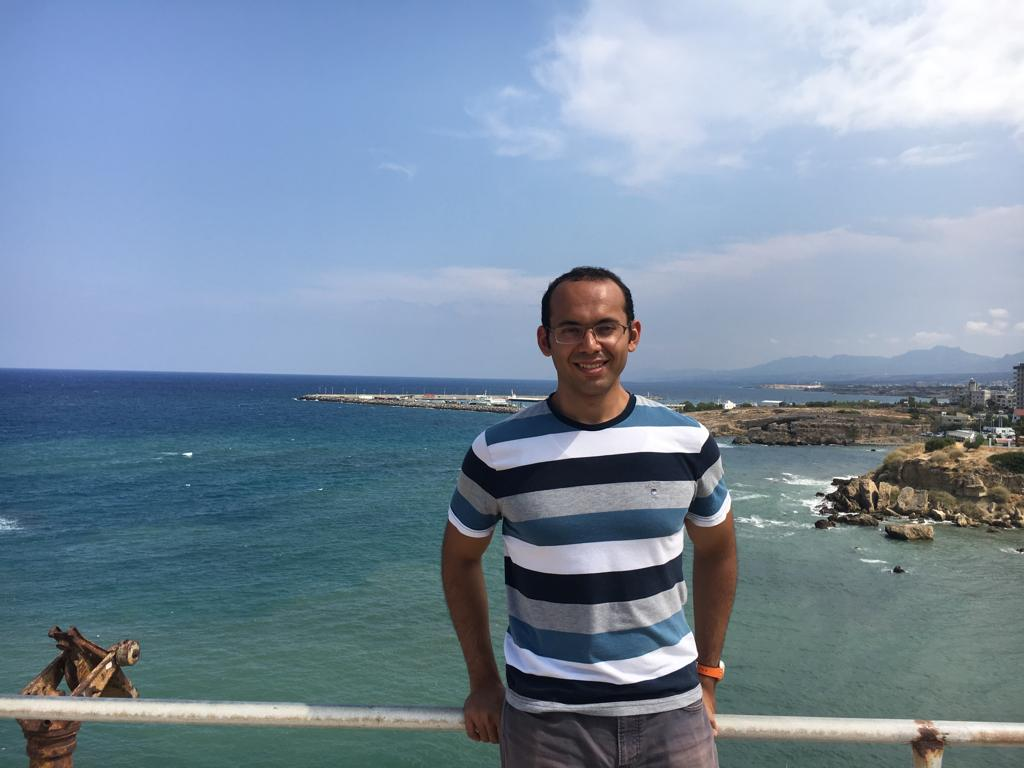
#> input picture me.JPG, 1024 x 768 px, found by its file name
$ jupyter execute --allow-errors PixelFader.ipynb   (shell and % lines are left out)
#> lines starting #> are read from the running program, lines starting #| are printed output that depends on the picture
[cell 1]
import numpy as np
import cv2
import matplotlib.pyplot as plt

# reads image 'opencv-logo.png' as grayscale
img = cv2.imread('me.jpg')
#> img is the input picture: shape (768, 1024, 3); mean B, G, R 159.9, 140.7, 121.9
plt.imshow(cv2.cvtColor(img, cv2.COLOR_BGR2RGBA))

## create alpha channel
b_channel, g_channel, r_channel = cv2.split(img)
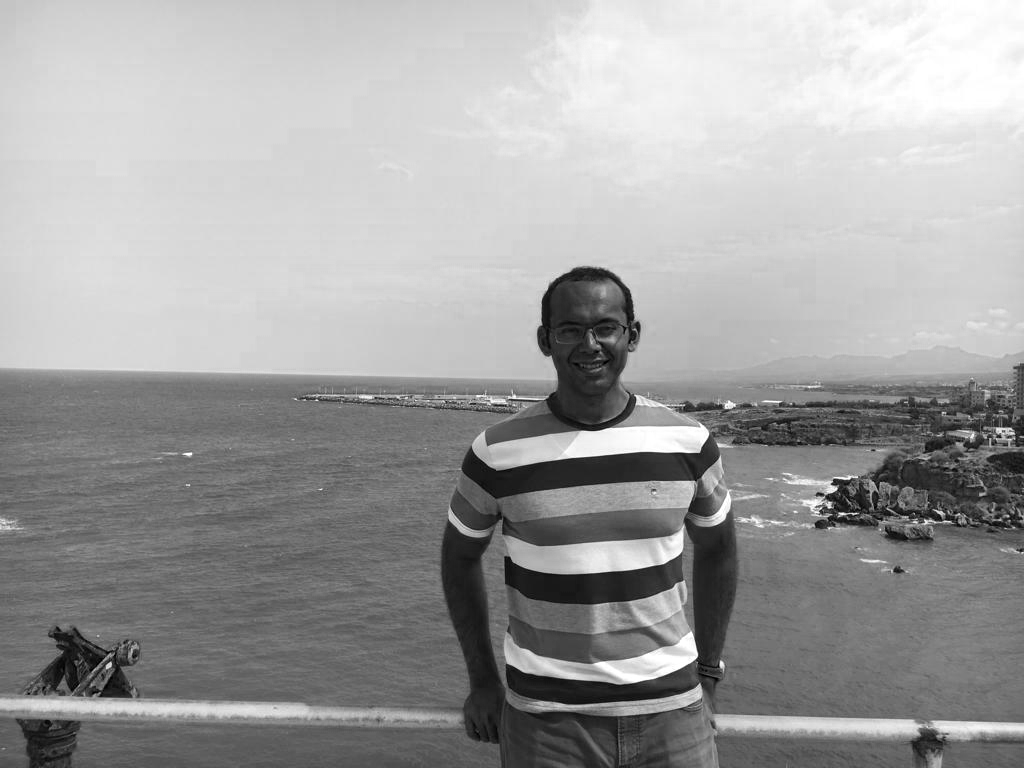
#> b_channel: shape (768, 1024); min 0, max 255, mean 159.9
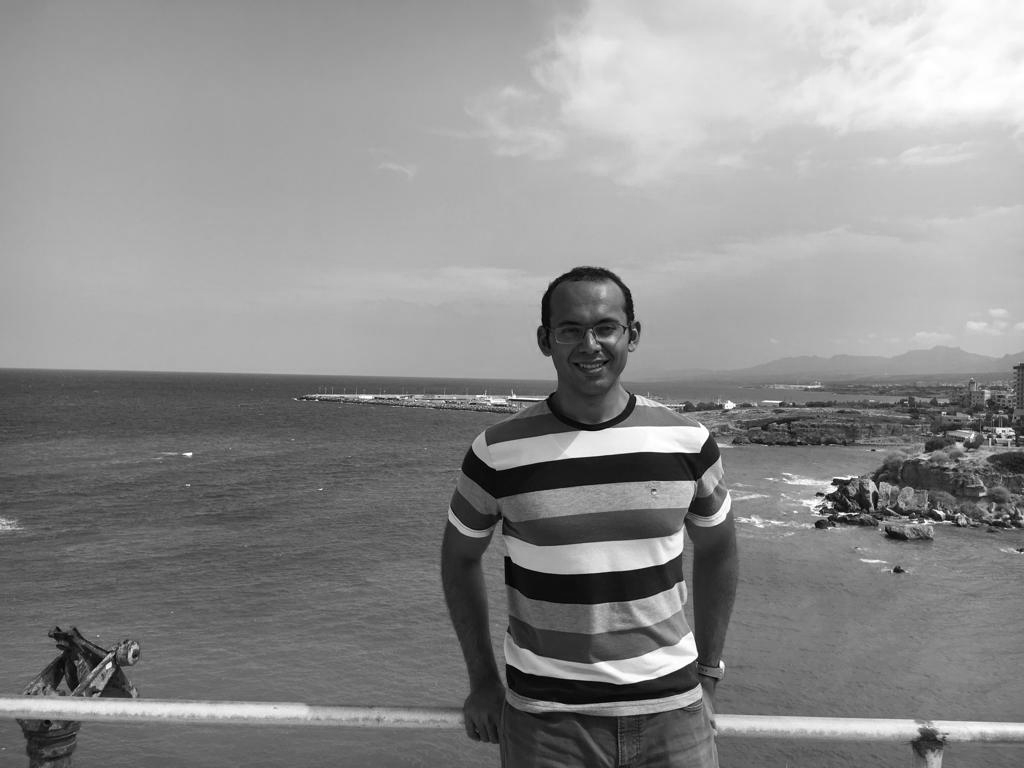
#> g_channel: shape (768, 1024); min 0, max 255, mean 140.7
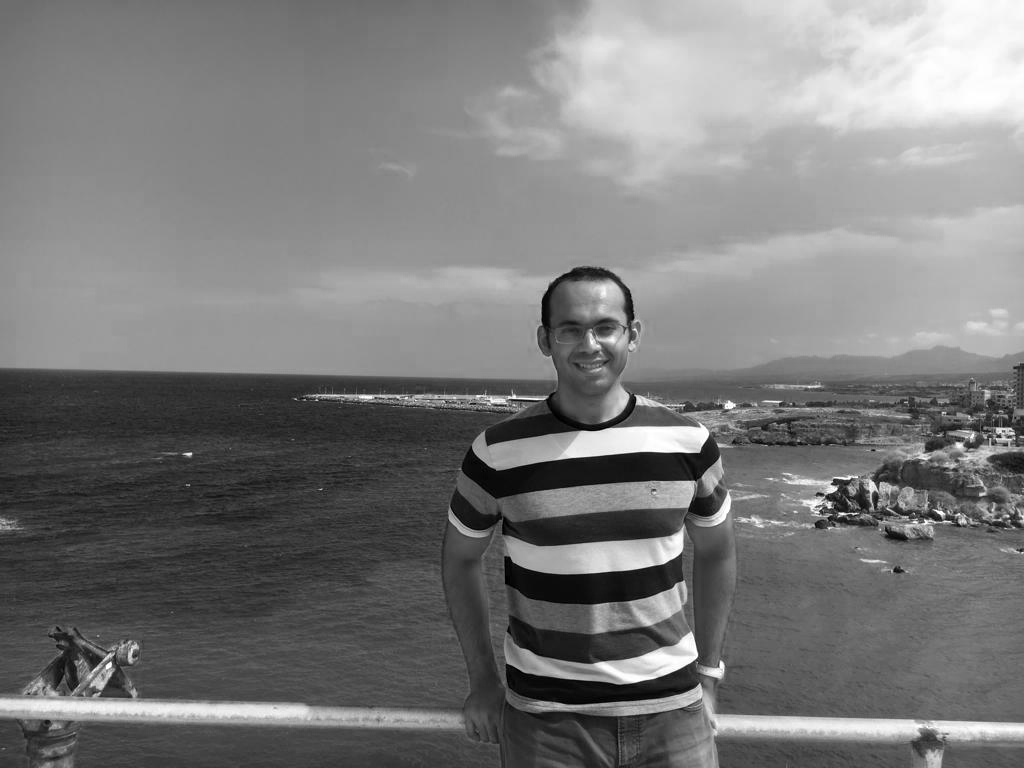
#> r_channel: shape (768, 1024); min 0, max 255, mean 121.9
alpha_channel = np.ones(b_channel.shape, dtype=b_channel.dtype) * 255 #creating a dummy alpha channel image.
img = cv2.merge((b_channel, g_channel, r_channel, alpha_channel))
#> img: shape (768, 1024, 4)

[cell 2]
print(img[0,0])
#| [196 138 109 255]

[cell 3]
## generate blank image

import numpy as np
import cv2
height = img.shape[0]
#> height = 768
width = img.shape[1]
#> width = 1024
channels = 3

[cell 4]
import random

# fine tunable param
f = 5
thresh = 0.05
#> (the rest of this cell did not finish here and is left out)

#> (a cell that did not finish here is left out)

[cell 6]
import math
s = 0

#> (the rest of this cell did not finish here and is left out)

[cell 7]
cv2.imwrite('mask.png', img)
#> Out = True
